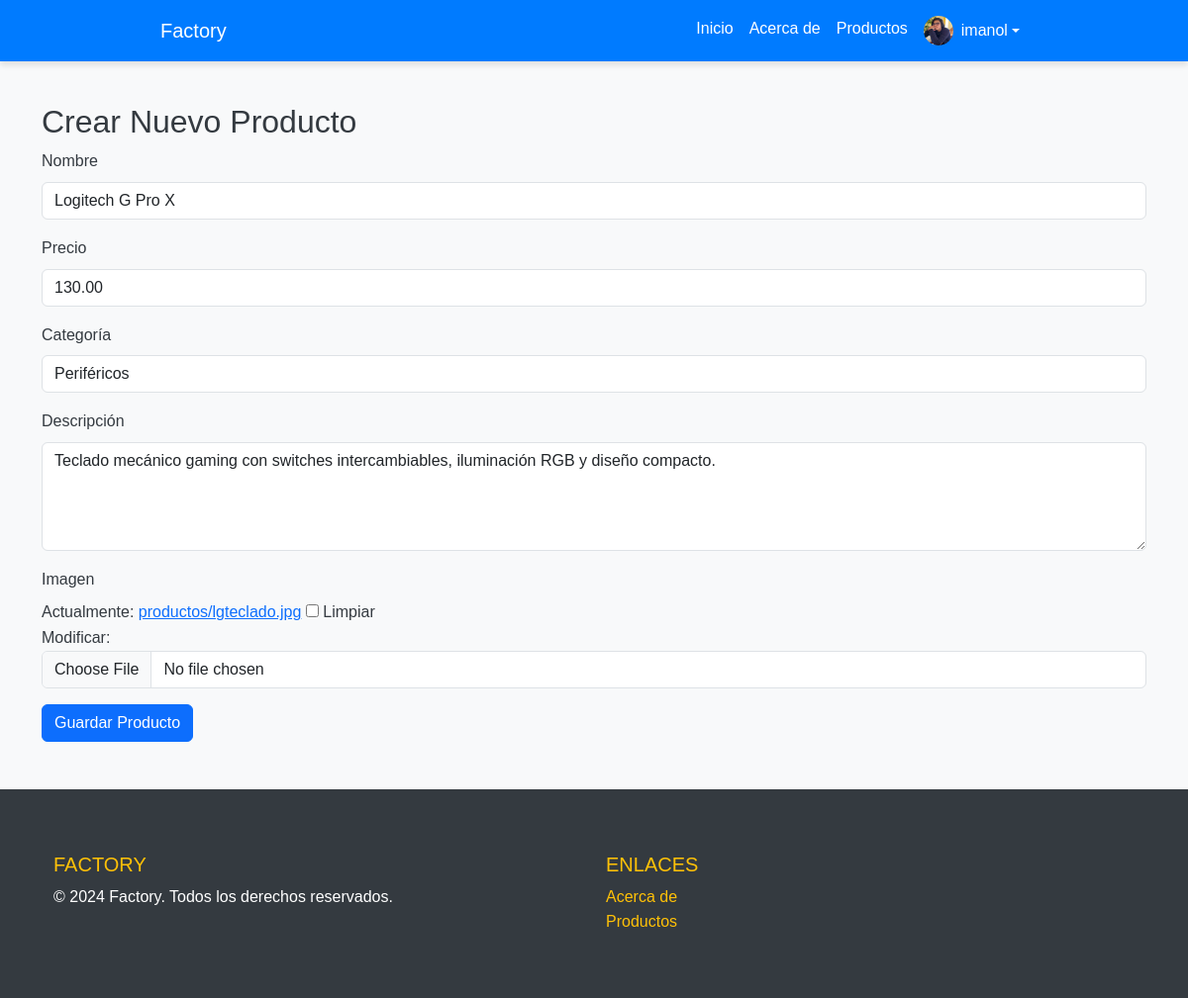
Page /actualizar-producto/31/ (signed in) on the committed database.
### appCuentas/models.py (models this page shows, shortened)
class Perfil(models.Model):
    user = models.OneToOneField(User, on_delete=models.CASCADE, blank=True, null=True)
    telefono = models.CharField(max_length=15, blank=True)
    ciudad = models.CharField(max_length=100, blank=True)
    imagen_perfil = models.ImageField(upload_to='perfil/', blank=True, null=True)

### appMain/models.py (models this page shows, shortened)
class Producto(models.Model):
    SECCION_OPCIONES = [
        ('componentes', 'Componentes'),
        ('laptops', 'Laptops'),
        ('perifericos', 'Periféricos'),
        ('monitores', 'Monitores'),
        ('electronica', 'Electrónica'),
    ]
    vendedor = models.ForeignKey(User, on_delete=models.CASCADE,)
    nombre = models.CharField(max_length=200)
    precio = models.DecimalField(max_digits=10, decimal_places=2)
    categoria = models.CharField(max_length=50, choices=SECCION_OPCIONES)
    descripcion = models.TextField()
    imagen = models.ImageField(upload_to='productos/')

### appMain/views.py (the view)
# urls.py: path('actualizar-producto/<pk>/', updateProducts.as_view(), name = 'updateProducts'),
class updateProducts(LoginRequiredMixin,UpdateView):
    model = Producto
    form_class = ProductoForm
    template_name = "appMain/updateProducts.html"
    success_url = reverse_lazy('products')

### appMain/forms.py
class ProductoForm(forms.ModelForm):
    nombre = forms.CharField(required=True, max_length=200, widget=forms.TextInput(attrs={'class': 'form-control custom-input', 'id': 'nombre'}))
    precio = forms.DecimalField(required=True, max_digits=10, decimal_places=2, widget=forms.NumberInput(attrs={'class': 'form-control custom-input', 'id': 'precio'}))
    categoria = forms.ChoiceField(choices=Producto.SECCION_OPCIONES,widget=forms.Select(attrs={'class': 'form-control custom-input', 'id': 'categoria'}))
    descripcion = forms.CharField(required=False, widget=forms.Textarea(attrs={'class': 'form-control custom-input', 'id': 'descripcion', 'rows': 4}))
    imagen = forms.ImageField(required=False, widget=forms.ClearableFileInput(attrs={'class': 'form-control'}))
    class Meta:
       model = Producto
       fields = ['nombre', 'precio', 'categoria', 'descripcion', 'imagen']

### appMain/templates/appMain/updateProducts.html (shortened to what this page needs)
{% extends 'appMain/base.html' %}
{% load static %}
{% block css %} <link rel="stylesheet" href="{% static 'appMain/css/products.css' %}">{% endblock %}
{% block index %}
    <div class="container mt-4">
        <h2>Crear Nuevo Producto</h2>
        <form method="post" enctype="multipart/form-data">
            <div class="mb-3">
                <label for="nombre" class="form-label">Nombre</label>
                {{ form.nombre }}
            </div>
            <div class="mb-3">
                <label for="precio" class="form-label">Precio</label>
                {{ form.precio }}
            </div>
            <div class="mb-3">
                <label for="categoria" class="form-label">Categoría</label>
                {{ form.categoria }}
            </div>
            <div class="mb-3">
                <label for="descripcion" class="form-label">Descripción</label>
                {{ form.descripcion }}
            </div>
            <div class="mb-3">
                <label for="descripcion" class="form-label">Imagen</label><br>
                {{ form.imagen }}
            </div>
            <button type="submit" class="btn btn-primary">Guardar Producto</button>
        </form>
    </div>
{% endblock %}

### appMain/templates/appMain/base.html (shortened to what this page needs)
{% load static %}
<!DOCTYPE html>
<html lang="en">
<head>
    <link href="https://cdn.jsdelivr.net/npm/bootstrap@5.3.0/dist/css/bootstrap.min.css" rel="stylesheet">
    <link rel="stylesheet" href="{% static 'appMain/css/style.css' %}">
    {% block css %}{% endblock %}
</head>
<body>
    <header class="custom-header fixed-top">
        <nav class="navbar navbar-expand-lg navbar-light custom-navbar">
            <div class="container-fluid" style="margin-left: 100px">
                <a class="navbar-brand custom-brand" href="{% url 'main' %}">Factory</a>
                <div class="collapse navbar-collapse" id="navbarNav">
                    <ul class="navbar-nav ms-auto custom-nav" style="margin-right: 100px">
                        <li class="nav-item">
                            <a class="nav-link custom-link" href="{% url 'main' %}">Inicio</a>
                        </li>
                        <li class="nav-item">
                            <a class="nav-link custom-link" href="{% url 'about' %}">Acerca de</a>
                        </li>
                        <li class="nav-item">
                            <a class="nav-link custom-link" href="{% url 'products' %}">Productos</a>
                        </li>
                        <li class="nav-item dropdown">
                            {% if request.user.is_authenticated %}
                            <a class="nav-link dropdown-toggle d-flex align-items-center custom-link" href="#" id="navbarDropdown" role="button" data-bs-toggle="dropdown" aria-expanded="false">
                                {% if request.user.perfil.imagen_perfil %}
                                    <img src="{{ request.user.perfil.imagen_perfil.url}}" alt="Avatar" class="rounded-circle me-2" style="width: 30px; height: 30px;">
                                {% endif %}
                                {{ request.user.username }}
                            </a>
                            {% else %}
                                <li><a class="nav-link custom-link" href="{% url 'login' %}">Iniciar Sesión</a></li>
                                <li><a class="nav-link custom-link" href="{% url 'register' %}">Registro</a></li>
                            {% endif %}
                        </li>
                    </ul>
                </div>
            </div>
        </nav>
    </header>
    {% block index %}{% endblock%}
    <footer class="bg-light text-center text-lg-start mt-5 custom-footer">
        <div class="container p-4">
            <div class="row">
                <div class="col-lg-6 col-md-12 mb-4 mb-md-0">
                    <h5 class="text-uppercase custom-footer-title">Factory</h5>
                    <p class="custom-footer-text">&copy; 2024 Factory. Todos los derechos reservados.</p>
                </div>
                <div class="col-lg-3 col-md-6 mb-4 mb-md-0">
                    <h5 class="text-uppercase custom-footer-links-title">Enlaces</h5>
                    <ul class="list-unstyled mb-0 custom-footer-links">
                        <li>
                            <a href="{% url 'about' %}" class="text-dark custom-footer-link">Acerca de</a>
                        </li>
                        <li>
                            <a href="{% url 'products' %}" class="text-dark custom-footer-link">Productos</a>
                        </li>
                    </ul>
                </div>
            </div>
        </div>
    </footer>
</body>
</html>

### appMain/static/appMain/css/style.css (style rules this page uses)
body { font-family: 'Arial', sans-serif; line-height: 1.6; background-color: #f8f9fa; color: #343a40; padding-top: 80px; }
.custom-header { position: fixed; top: 0; left: 0; width: 100%; z-index: 1050; background-color: #007bff !important; box-shadow: 0 4px 6px rgba(0, 0, 0, 0.1); }
.custom-navbar { background-color: inherit; margin-left: 50px !important; margin-right: 50px !important; }
.custom-brand { color: #fff !important; }
.custom-nav .custom-link { color: #fff !important; padding-right: 20px; }
.custom-footer { background-color: #343a40 !important; color: #fff !important; padding: 40px 0; }
.custom-footer-title { color: #ffc107 !important; }
.custom-footer-text { margin: 0; }
.custom-footer-links-title { color: #ffc107 !important; }
.custom-footer-links .custom-footer-link { color: #ffc107 !important; text-decoration: none; }

### rows in the picture
Producto: nombre "Logitech G Pro X", precio "130.00", categoria "Periféricos", descripcion "Teclado mecánico gaming con switches intercambiables, iluminación RGB y diseño compacto."

### other values in the picture
{{ request.user.username }} "imanol"
